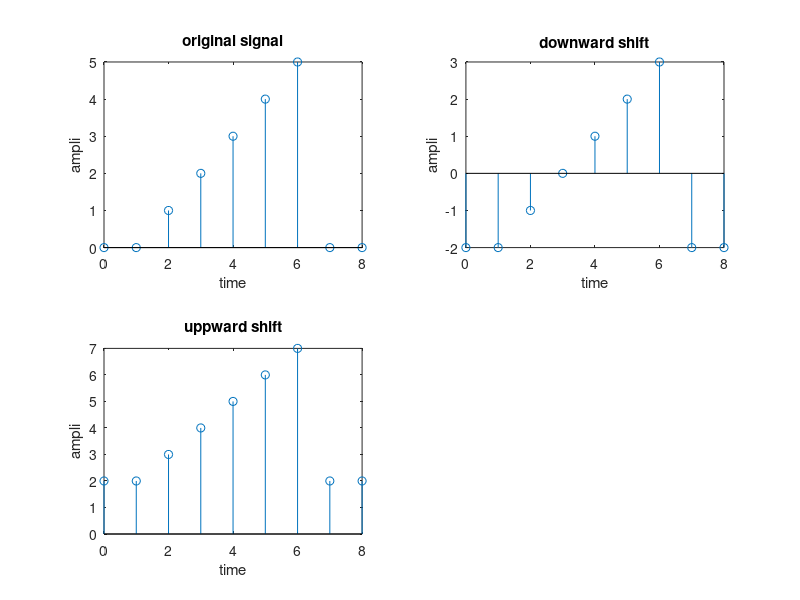

Here is the MATLAB script that generated this plot:
clc;
clear all
close all;
t=0:1:8;
x=[0 0 1 2 3 4 5 0 0];
subplot(2,2,1);
stem(t,x);
xlabel('time');
ylabel('ampli');
title('original signal');
subplot(2,2,2);
stem(t,x-2);
xlabel('time');
ylabel('ampli');
title('downward shift');
subplot(2,2,3);
stem(t,x+2);
xlabel('time');
ylabel('ampli');
title('uppward shift');
